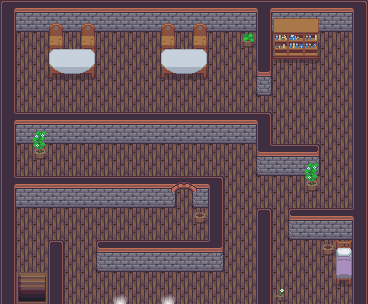

This is a level from a 2D game, rendered from its Tiled map with the project's own tilesets. A one-line summary and the map file follow, with tile-layer data summarised:
An orthogonal 23x19 tile map with 16x16 px tiles, 5 tile layers (Tile Layer 1, Tile Layer 2, Tile Layer 3, Tile Layer 4, ...), 4 tilesets and 55 objects (32x event, 23x collision).

<map version="1.10" tiledversion="1.11.2" orientation="orthogonal" renderorder="right-down" width="23" height="19" tilewidth="16" tileheight="16" infinite="0" nextlayerid="8" nextobjectid="71">
 <properties>
  <property name="edges" value="clamped" />
  <property name="inside" type="bool" value="true" />
  <property name="map_type" value="dungeon" />
  <property name="scenario" value="spyder" />
  <property name="slug" value="mansion_top" />
 </properties>
 <tileset firstgid="1" source="../gfx/tilesets/core_indoor_floors.tsx" />
 <tileset firstgid="3865" source="../gfx/tilesets/core_indoor_stairs.tsx" />
 <tileset firstgid="6835" source="../gfx/tilesets/core_indoor_walls.tsx" />
 <tileset firstgid="10699" source="../gfx/tilesets/core_set pieces.tsx" />
 <layer id="1" name="Tile Layer 1" width="23" height="19">
  <data>[437 cells, 437 non-empty, 1 distinct tile ids]</data>
 </layer>
 <layer id="2" name="Tile Layer 2" width="23" height="19">
  <data>[437 cells, 201 non-empty, 31 distinct tile ids]</data>
 </layer>
 <layer id="3" name="Tile Layer 3" width="23" height="19">
  <data>[437 cells, 33 non-empty, 21 distinct tile ids]</data>
 </layer>
 <layer id="6" name="Tile Layer 4" width="23" height="19">
  <data>[437 cells, 0 non-empty, 0 distinct tile ids]</data>
 </layer>
 <layer id="7" name="Tile Layer 5" width="23" height="19">
  <data>[437 cells, 1 non-empty, 1 distinct tile ids]</data>
 </layer>
 <objectgroup color="#ff0000" id="5" name="Collisions">
  <object id="1" type="collision" x="0" y="0" width="16" height="304" />
  <object id="2" type="collision" x="352" y="0" width="16" height="304" />
  <object id="3" type="collision" x="16" y="176" width="160" height="32" />
  <object id="4" type="collision" x="96" y="240" width="128" height="32" />
  <object id="5" type="collision" x="192" y="176" width="32" height="16" />
  <object id="6" type="collision" x="192" y="192" width="32" height="32" />
  <object id="7" type="collision" x="208" y="224" width="16" height="16" />
  <object id="8" type="collision" x="48" y="240" width="16" height="64" />
  <object id="9" type="collision" x="16" y="0" width="336" height="32" />
  <object id="10" type="collision" x="48" y="48" width="48" height="32" />
  <object id="11" type="collision" x="160" y="48" width="48" height="32" />
  <object id="12" type="collision" x="256" y="32" width="16" height="64" />
  <object id="13" type="collision" x="240" y="32" width="16" height="16" />
  <object id="14" type="collision" x="272" y="32" width="48" height="32" />
  <object id="15" type="collision" x="288" y="208" width="64" height="32" />
  <object id="16" type="collision" x="16" y="112" width="256" height="32" />
  <object id="17" type="collision" x="256" y="144" width="64" height="32" />
  <object id="18" type="collision" x="32" y="144" width="16" height="16" />
  <object id="19" type="collision" x="304" y="176" width="16" height="16" />
  <object id="20" type="collision" x="256" y="208" width="16" height="96" />
  <object id="21" type="collision" x="272" y="288" width="16" height="16" />
  <object id="22" type="collision" x="320" y="240" width="32" height="16" />
  <object id="23" type="collision" x="336" y="256" width="16" height="16" />
 </objectgroup>
 <objectgroup color="#ffff00" id="4" name="Events">
  <!-- 32 objects omitted --></objectgroup>
</map>
<!-- 32 of 55 objects omitted -->
